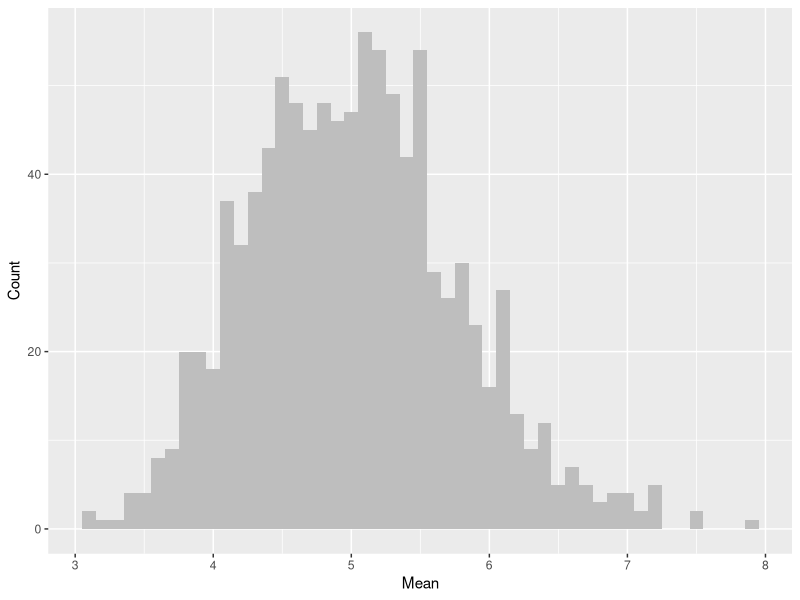
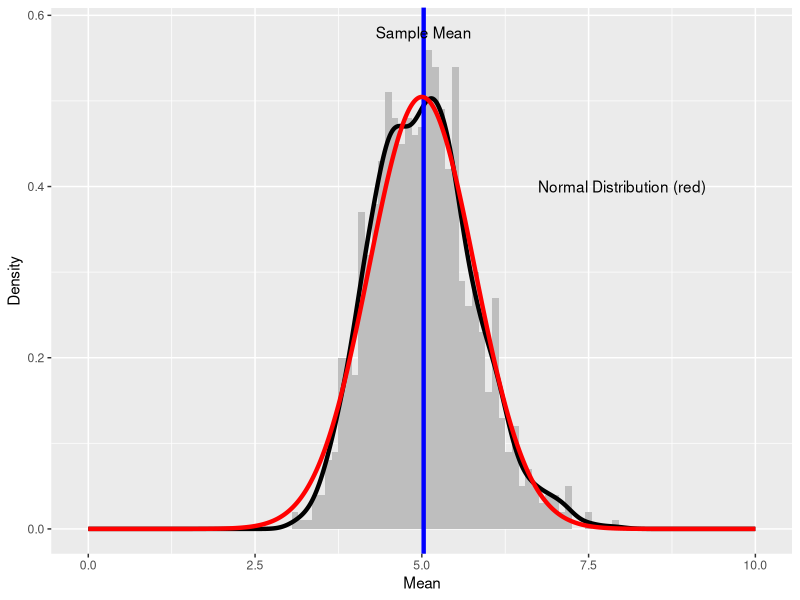

R code for these plots, in order:
## ---- chunk 1
# Parameters
lambda = 0.2;
Num_Exponentials = 40;
Num_Simulations = 1000;

# Generate Exponential Distributions
Expo_Dist = matrix(rexp(Num_Simulations * Num_Exponentials, lambda), nrow = Num_Simulations);
Row_Mean_Expo_Dist = apply(Expo_Dist, 1, mean);

# Hist of Mean
library(ggplot2)
Row_Mean_Expo_Dist = data.frame(Row_Mean_Expo_Dist);
Hist_Mean = ggplot(aes(x = Row_Mean_Expo_Dist), data = Row_Mean_Expo_Dist) + geom_histogram(binwidth = 0.1, fill = 'grey') + xlab('Mean') + ylab('Count')
Hist_Mean
## ---- chunk 2
mu = 1/lambda
mu
## ---- chunk 3
Sample_Mean = mean(Row_Mean_Expo_Dist[, 1]);
Sample_Mean
## ---- chunk 4
Theoretical_Var = 1/(lambda^2 * Num_Exponentials);
Theoretical_Var
## ---- chunk 5
Sample_Var = var(Row_Mean_Expo_Dist[, 1]);
Sample_Var
## ---- chunk 6
# Generate Normal Distribution
x = seq(0, 10, len = 1000)
y = dnorm(x, mean = mu, sd = sqrt(Theoretical_Var))
Norm_Dist = data.frame(x, y)

Dist_Mean = ggplot(aes(x = Row_Mean_Expo_Dist), data = Row_Mean_Expo_Dist) + geom_histogram(aes(y = ..density..), binwidth = 0.1, fill = 'grey') + xlab('Mean') + ylab('Density') + geom_density(color = 'black', size = 1.5) + geom_vline(aes(xintercept = Sample_Mean), size = 1.5, color = 'blue') +  annotate("text", x = Sample_Mean, y = 0.58, label = "Sample Mean") + geom_line(aes(x, y), data = Norm_Dist, color = 'red', size = 1.5) + annotate("text", x = 8, y = 0.4, label = "Normal Distribution (red)")
Dist_Mean
